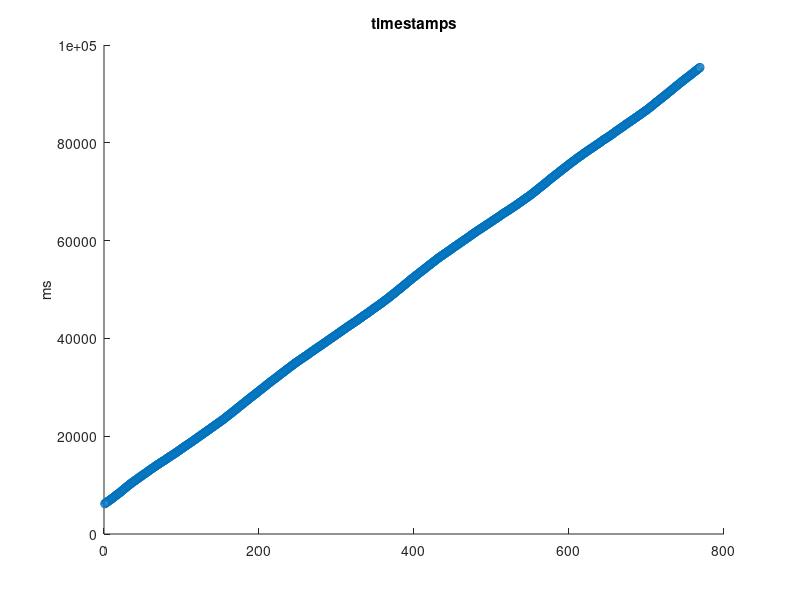
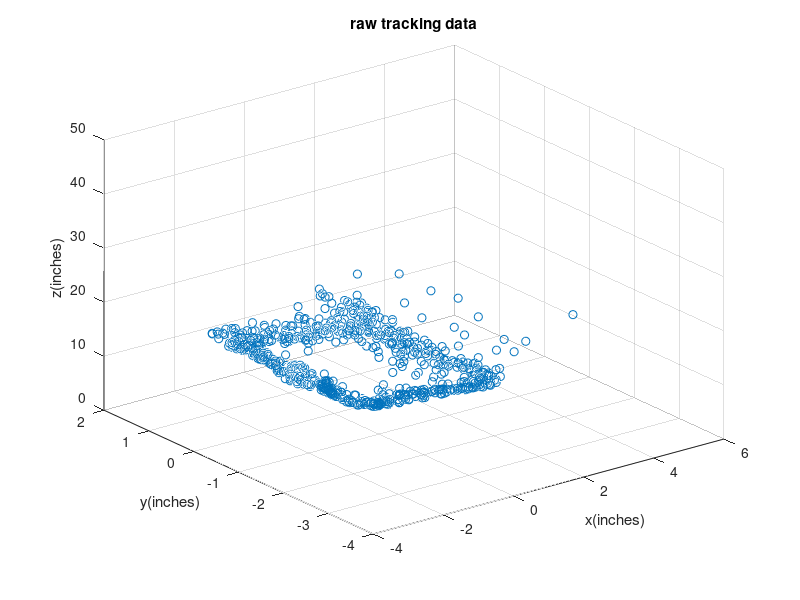

The MATLAB script that drew these images, in order: (Note: this script raises an error after producing the figures.)
%Get Data in mat

D = load('data.txt');

T = D(:,1);
X = D(:,[2,3,4]);

figure
scatter(1:length(T),T);
ylabel('ms')
title('timestamps')

dt = mean(diff(T))
hz = 1000/dt

figure
scatter3(X(:,1),X(:,2),X(:,3));
xlabel('x(inches)')
ylabel('y(inches)')
zlabel('z(inches)')
title('raw tracking data')

span = 21;
XF1 = smooth(X(:,1),span);
XF2 = smooth(X(:,2),span);
XF3 = smooth(X(:,3),span);
XF = [XF1, XF2, XF3];

figure
scatter3(XF(:,1),XF(:,2),XF(:,3));
xlabel('x(inches)')
ylabel('y(inches)')
zlabel('z(inches)')
title('filter tracking data')

%%

%get spectrum 
[pxx,w] = periodogram(X,[],[],hz);
figure
plot(w,10*log10(pxx))
% plot((w/pi)*hz,pxx)
xlabel('Hz')
ylabel('dB')
title('Periodogram of tool motion data')
legend('X','Y','Z')

%% Filters

% Butterworth - maximize flatness of pass band
% Chebychev - maximize sharpness of cutoff
